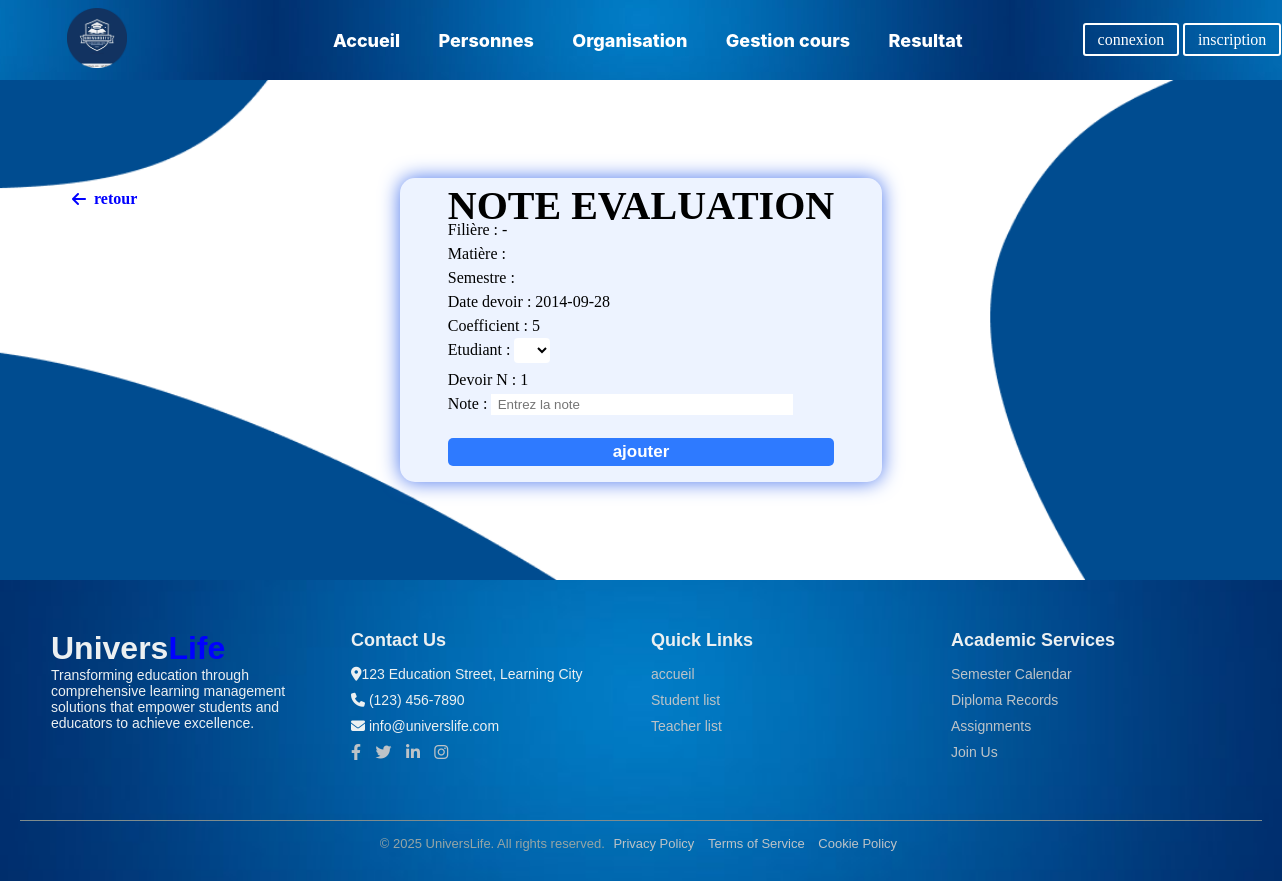
/ajout_eval.php?ajout_eval=130, run on the app's committed database.
### tables this page shows
CREATE TABLE `devoir` (
  `numdev` int NOT NULL,
  `date_dev` text NOT NULL,
  `coeficient` int NOT NULL,
  `codemat` int NOT NULL,
  `codecl` int NOT NULL,
  `numsem` int NOT NULL,
  `n_devoir` int NOT NULL
);

### ajout_eval.php (the view, shortened to what this page needs)
<?php
include('cadre.php');
?>
<?php
if(isset($_POST['nomcl']) and isset($_POST['radiosem'])){
$_SESSION['semestre']=$_POST['radiosem'];
$nomcl=$_POST['nomcl'];
$semestre=$_SESSION['semestre'];
$promo=$_POST['promotion'];
$_SESSION['promo']=$_POST['promotion'];
$donnee=mysqli_query($conn,"select nommat from matiere,enseignement,classe where matiere.codemat=enseignement.codemat and enseignement.codecl=classe.codecl and classe.nom='$nomcl' and promotion='$promo' ");
$_SESSION['classe']=$nomcl;
?>
<form method="post" action="ajout_eval.php" class="formulair">
<p class="p-text">Veuillez choisir la matiere : </p>
<div style="line-height: 1.5rem; font-size: 1.2rem; font-family: 'genshin';">
   <?php
   $i=6;
   while($a=($donnee)->fetch_array()){
      echo '
               <input type="radio" name="radio" value="'.$a['nommat'].'" id="choix'.$i.'" />
               <label for="choix'.$i.'">'.$a['nommat'].'</label>
       <br>';
      $i++;
   }
   ?>
</div>
<input type="submit" value="Afficher les devoirs">
</form>
<?php
}
else if(isset($_GET['ajout_eval'])){
$semestre=$_SESSION['semestre'];
$nommat=$_SESSION['radio_matiere'];
$nomcl=$_SESSION['classe'];
$promo=$_SESSION['promo'];
$numdev=$_GET['ajout_eval'];
$donnee=(mysqli_query($conn,"select date_dev,coeficient,n_devoir from devoir where numdev='$numdev'"))->fetch_array();
$data=mysqli_query($conn,"select numel,nomel,prenomel from eleve where codecl=(select codecl from classe where nom='$nomcl' and promotion='$promo')");
?>
<div class="fond">
   <div class="retour">
      <a class="prev" href="ajout_eval.php"><i class="fa fa-arrow-left"></i>retour</a>
   </div>
   <form method="POST" action="ajout_eval.php" class="formulair" style="line-height: 1.5rem;">
      <center>
         <p class="p-text shadow">NOTE EVALUATION</p>
      </center>
      Filière                 :          <?php echo $nomcl.' - '.$promo; ?><br/>
      Matière                :           <?php echo $nommat; ?><br/>
      Semestre               :           <?php echo $semestre; ?><br/>
      Date devoir           :           <?php echo $donnee['date_dev']; ?><br/>
      Coefficient            :          <?php echo $donnee['coeficient']; ?><br/>
      Etudiant               :        <select name="numel" class="control-select" style="margin-bottom: .3rem;">
         <?php while($a=($data)->fetch_array()){
            echo '<option value="'.$a['numel'].'">'.$a['nomel'].' '.$a['prenomel'].'</option>';
         }?></select><br/>
      Devoir N              :           <?php echo $donnee['n_devoir']; ?><br/>
      Note                       :         <input type="text" name="note" class="btn-modife" placeholder="Entrez la note" required><br/><br/>
      <input type="submit" value="ajouter" class="btn-modi" style="width: 100%; margin-top: -1rem;">
      </form>
</div>
<?php }
    include "footer.php";
?>

### styles.css (style rules this page uses)
* { padding: 0; margin: 0; box-sizing: border-box; }
a { text-decoration: none; }
.fond { overflow-y: scroll; }
.fond { background-image: url('img/Desktop\ -\ 15.png'); background-size: cover; background-position: center; width: 100%; height: 500px; align-content: center; position: relative; }
.btn-modi { background-color: rgba(0, 94, 255, 0.802); color: white; margin-top: .5rem; padding: .25rem 1.5rem; border: none; width: max-content; border-radius: 5px; font-size: 17px; font-weight: 700; }
.btn-modife { outline: none; border: none; padding: .2rem .4rem; width: 78%; }
.p-text { font-size: 20px; font-weight: 700; font-family: 'genshin'; }
.shadow { font-size: 25px;font-family: 'genshin';text-align: center; font-size: 40px; }
html { overflow-x: hidden; }

### data on the page
devoir: date_dev "2014-09-28", coeficient "5", n_devoir "1"
